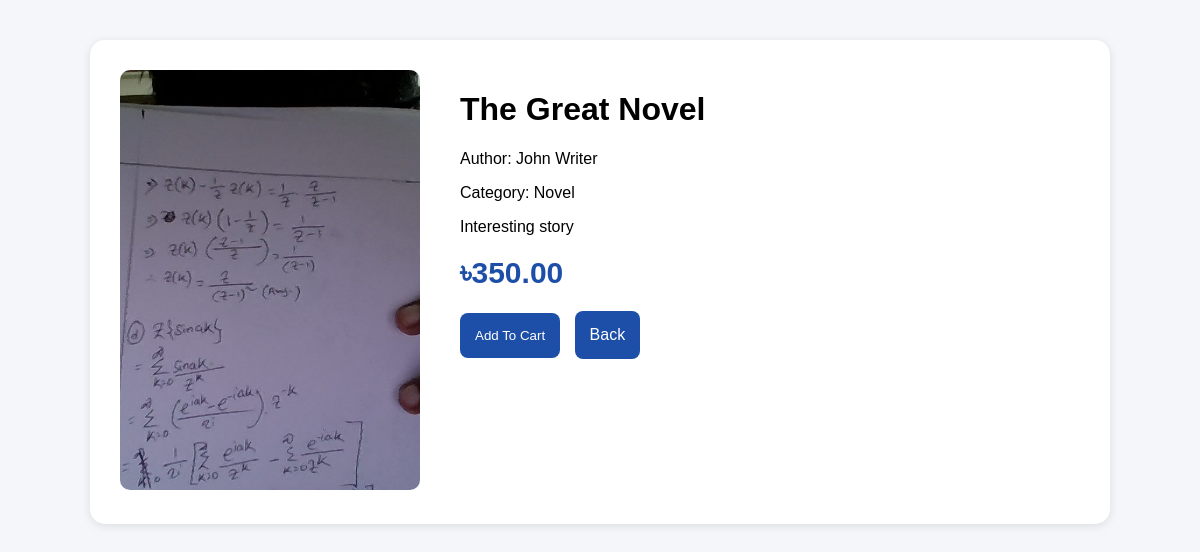
Page /views/book.php?id=1 on the committed database.
### tables this page shows
CREATE TABLE `books` (
  `id` int(11) NOT NULL,
  `title` varchar(255) DEFAULT NULL,
  `author` varchar(255) DEFAULT NULL,
  `description` text DEFAULT NULL,
  `price` decimal(10,2) DEFAULT NULL,
  `category_id` int(11) DEFAULT NULL,
  `image_path` varchar(255) DEFAULT NULL,
  `stock` int(11) DEFAULT NULL,
  `created_at` timestamp NOT NULL DEFAULT current_timestamp()
);

CREATE TABLE `categories` (
  `id` int(11) NOT NULL,
  `name` varchar(100) DEFAULT NULL,
  `created_at` timestamp NOT NULL DEFAULT current_timestamp()
);

### controllers/BookController.php (called while the page is built, shortened)
<?php
require_once(
__DIR__."/../models/Book.php"
);
class BookController{
private $bookModel;
public function __construct($pdo)
{
$this->bookModel=
new Book($pdo);
}
public function show($id)
{
return
$this->bookModel
->getById($id);
}
}

### models/Book.php (called while the page is built, shortened)
<?php
class Book{
private $pdo;
public function __construct($pdo)
{
$this->pdo=$pdo;
}
public function getById($id)
{
$stmt=
$this->pdo->prepare(
"SELECT
books.*,
categories.name
AS category
FROM books
LEFT JOIN categories
ON categories.id=
books.category_id
WHERE books.id=?"
);
$stmt->execute([
$id
]);
return
$stmt->fetch(
PDO::FETCH_ASSOC
);
}
}

### views/book.php (the view, shortened to what this page needs)
<?php
require_once("../config/database.php");
require_once(
"../controllers/BookController.php"
);
$controller=
new BookController(
$pdo
);
$id=
(int)$_GET['id'];
$book=
$controller
->show($id);
?>
<!DOCTYPE html>
<html>
<head>
</head>
<body>
<div class="container">
<div>
<img
src="../public/uploads/<?php
echo
$book['image_path'];
?>">
</div>
<div>
<h1>
<?php
echo htmlspecialchars(
$book['title']
);
?>
</h1>
<p>
Author:
<?php
echo htmlspecialchars(
$book['author']
);
?>
</p>
<p>
Category:
<?php
echo htmlspecialchars(
$book['category']
);
?>
</p>
<p>
<?php
echo htmlspecialchars(
$book['description']
);
?>
</p>
<div class="price">
৳<?php
echo
$book['price'];
?>
</div>
<button
class="btn"
id="addCart"
data-id="<?php
echo $book['id'];
?>"
>
Add To Cart
</button>
<a
class="btn"
href="../index.php">
Back
</a>
</div>
</div>
</body>
</html>

### views/book.php (style rules this page uses)
body { font-family:Arial; background:#f4f6f9; margin:0; }
.container { width:80%; margin:40px auto; display:flex; gap:40px; background:white; padding:30px; border-radius:15px; box-shadow: 0 2px 10px rgba(0,0,0,.1); }
img { width:300px; height:420px; object-fit:cover; border-radius:10px; }
.price { font-size:30px; color:#1e4fa8; font-weight:bold; margin:20px 0; }
.btn { background:#1e4fa8; color:white; padding:15px; border:none; border-radius:8px; cursor:pointer; text-decoration:none; display:inline-block; margin-right:10px; }

### rows in the picture
books: image_path (picture), title "The Great Novel", author "John Writer", category.name "Novel", description "Interesting story", price "350.00"
